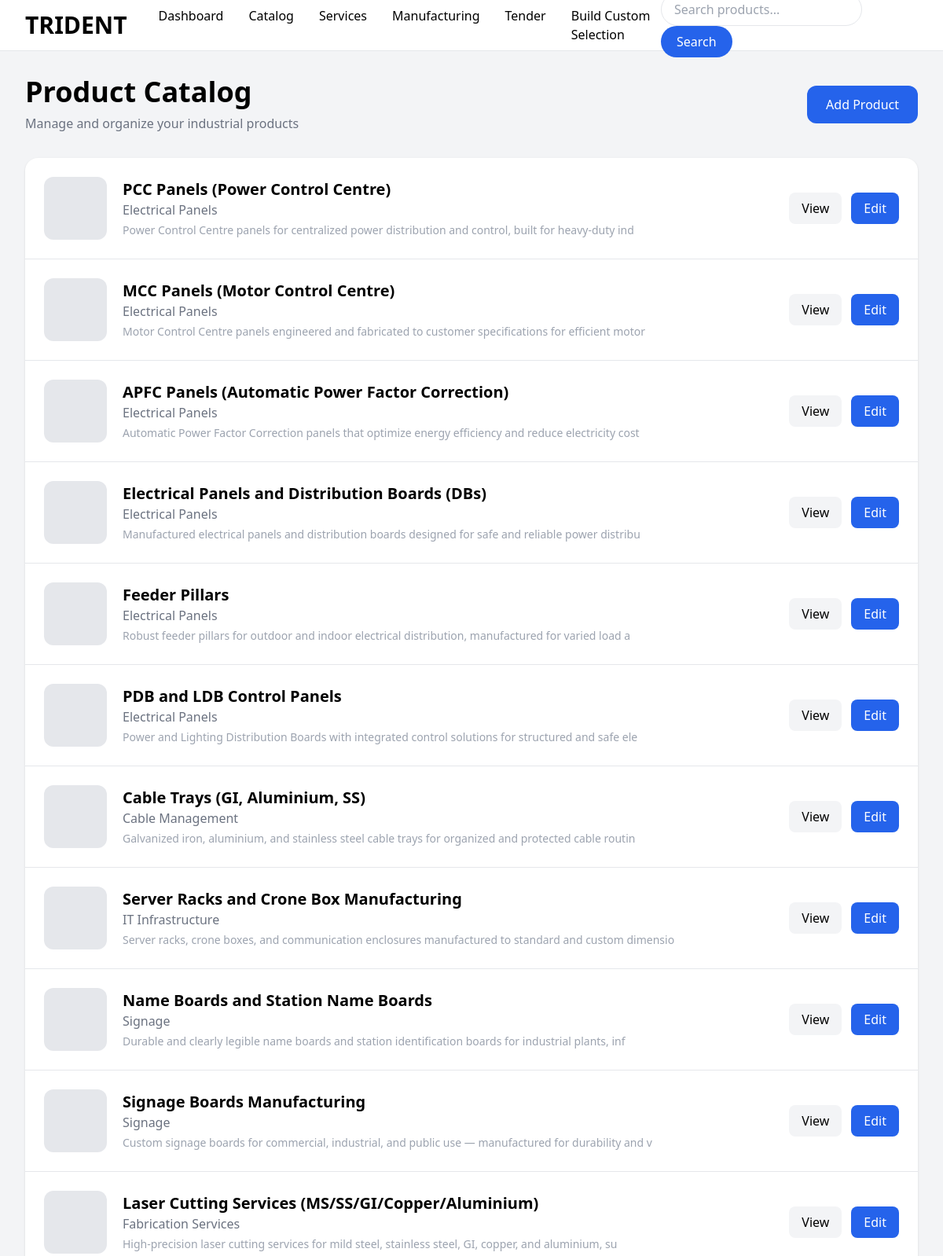
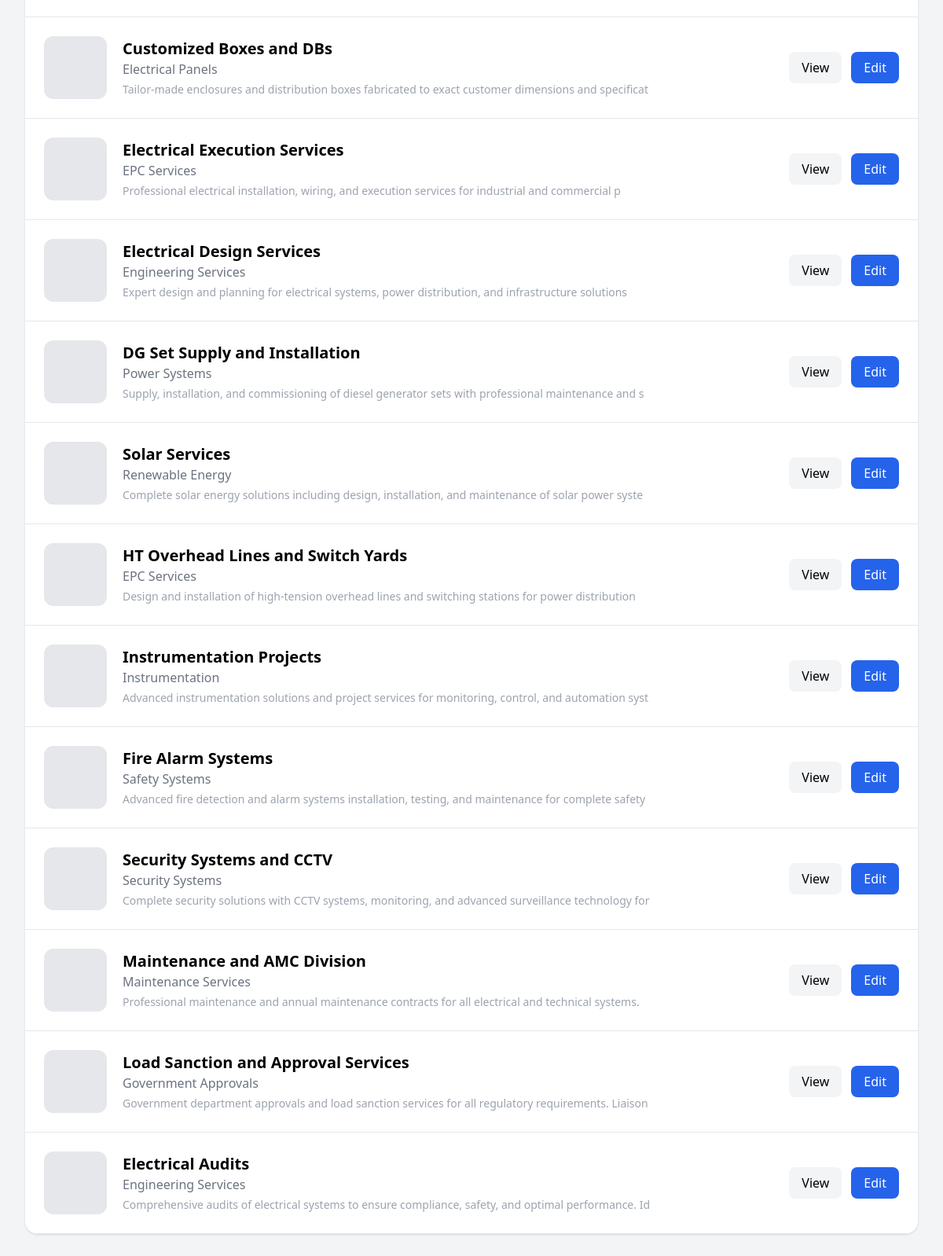
/products, run on an earlier commit of the app's database (2 pictures, top to bottom).
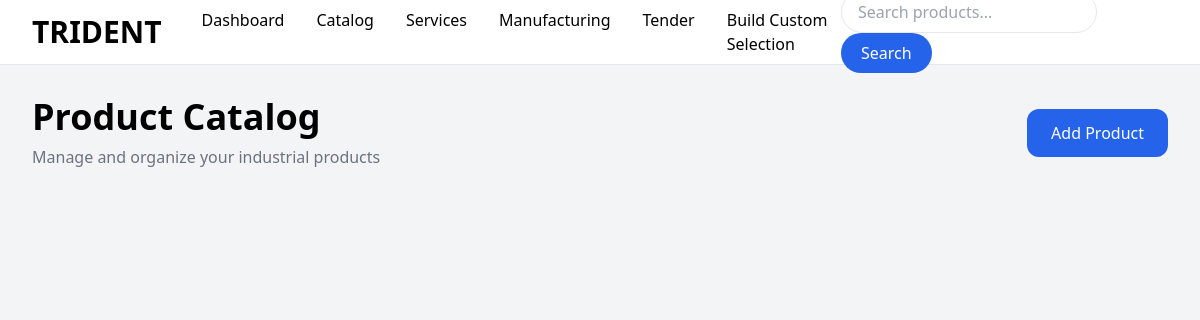
And on a later commit of the database.
### app.py (models this page shows)
class Product(db.Model):
    id = db.Column(db.Integer, primary_key=True)
    name = db.Column(db.String(100), nullable=False)
    category = db.Column(db.String(100))
    description = db.Column(db.Text)
    features = db.Column(db.Text)
    applications = db.Column(db.Text)
    image_path = db.Column(db.String(255))

### app.py (the view)
@app.route("/products")
def products():
    search = request.args.get("search", "")
    print("==========")
    print("SEARCH =", search)
    if search:
        all_products = Product.query.filter(
            or_(
                Product.name.ilike(f"%{search}%"),
                Product.category.ilike(f"%{search}%"),
                Product.description.ilike(f"%{search}%"),
            )
        ).all()
    else:
        all_products = Product.query.all()
    print("RESULTS =", len(all_products))
    print("==========")
    print("SEARCH =", search)
    print("RESULTS =", len(all_products))
    return render_template("products.html", products=all_products, search=search)

### templates/products.html (shortened to what this page needs)
<!DOCTYPE html>
<html lang="en">
<head>
    <script src="https://cdn.tailwindcss.com"></script>
</head>
<body class="bg-gray-100">
    {% include 'navbar.html' %}
    <div class="max-w-7xl mx-auto p-8">
        <div class="flex justify-between items-center mb-8">
            <div>
                <h1 class="text-4xl font-bold">
                    Product Catalog
                </h1>
                <p class="text-gray-500 mt-2">
                    Manage and organize your industrial products
                </p>
            </div>
            <a href="/add-product" class="bg-blue-600 text-white px-6 py-3 rounded-xl">
                Add Product
            </a>
        </div>
        <div class="bg-white rounded-2xl shadow overflow-hidden">
            {% for product in products %}
            <div class="flex justify-between items-center p-6 border-b hover:bg-gray-50">
                <div class="flex items-center gap-5">
                    {% if product.image_path %}
                    <img src="{{ url_for('static', filename='uploads/' + product.image_path) }}"
                        alt="{{ product.name }}" class="w-20 h-20 rounded-xl object-cover">
                    {% else %}
                    <div class="w-20 h-20 bg-gray-200 rounded-xl"></div>
                    {% endif %}
                    <div>
                        <h2 class="text-xl font-semibold">
                            {{ product.name }}
                        </h2>
                        <p class="text-gray-500">
                            {{ product.category }}
                        </p>
                        <p class="text-sm text-gray-400 mt-1">
                            {{ product.description[:100] }}
                        </p>
                    </div>
                </div>
                <div class="flex gap-3">
                    <a href="/product/{{ product.id }}" class="bg-gray-100 px-4 py-2 rounded-lg hover:bg-gray-200">
                        View
                    </a>
                    <a href="/edit-product/{{ product.id }}"
                        class="bg-blue-600 text-white px-4 py-2 rounded-lg hover:bg-blue-700">
                        Edit
                    </a>
                </div>
            </div>
            {% endfor %}
        </div>
    </div>
</body>
</html>

### templates/navbar.html
<nav class="bg-white border-b border-gray-200 sticky top-0 z-50">
    <div class="max-w-7xl mx-auto px-8 h-16 flex items-center justify-between">
        <div class="flex items-center gap-10">
            <a href="/" class="text-3xl font-black">
                TRIDENT
            </a>
            <div class="flex gap-8">
                <a href="/">Dashboard</a>
                <a href="/products">
                    Catalog
                </a>
                <a href="/services">
                    Services
                </a>
                <a href="/manufacturing">
                    Manufacturing
                </a>
                <a href="/tender">
                    Tender
                </a>
                <a href="/build-ppt" style="text-decoration: none;">Build Custom Selection</a>
            </div>
        </div>
        <div class="flex items-center gap-4">
            <form action="/products" method="GET">
                <input type="text" name="search" value="{{ search if search else '' }}" placeholder="Search products..."
                    class="border rounded-full px-4 py-2 w-64">
                <button type="submit" class="bg-blue-600 text-white px-5 py-2 rounded-full">
                    Search
                </button>
            </form>
        </div>
    </div>
</nav>

What changed in the data, as far as the page shows it:
removed Product: name "PCC Panels (Power Control Centre)", category "Electrical Panels", description "Power Control Centre panels for centralized power distribution and control, built for heavy-duty ind"
removed Product: name "MCC Panels (Motor Control Centre)", category "Electrical Panels", description "Motor Control Centre panels engineered and fabricated to customer specifications for efficient motor"
removed Product: name "APFC Panels (Automatic Power Factor Correction)", category "Electrical Panels", description "Automatic Power Factor Correction panels that optimize energy efficiency and reduce electricity cost"
removed Product: name "Electrical Panels and Distribution Boards (DBs)", category "Electrical Panels", description "Manufactured electrical panels and distribution boards designed for safe and reliable power distribu"
removed Product: name "Feeder Pillars", category "Electrical Panels", description "Robust feeder pillars for outdoor and indoor electrical distribution, manufactured for varied load a"
removed Product: name "PDB and LDB Control Panels", category "Electrical Panels", description "Power and Lighting Distribution Boards with integrated control solutions for structured and safe ele"
removed Product: name "Cable Trays (GI, Aluminium, SS)", category "Cable Management", description "Galvanized iron, aluminium, and stainless steel cable trays for organized and protected cable routin"
removed Product: name "Server Racks and Crone Box Manufacturing", category "IT Infrastructure", description "Server racks, crone boxes, and communication enclosures manufactured to standard and custom dimensio"
removed Product: name "Name Boards and Station Name Boards", category "Signage", description "Durable and clearly legible name boards and station identification boards for industrial plants, inf"
removed Product: name "Signage Boards Manufacturing", category "Signage", description "Custom signage boards for commercial, industrial, and public use — manufactured for durability and v"
removed Product: name "Laser Cutting Services (MS/SS/GI/Copper/Aluminium)", category "Fabrication Services", description "High-precision laser cutting services for mild steel, stainless steel, GI, copper, and aluminium, su"
removed Product: name "Customized Boxes and DBs", category "Electrical Panels", description "Tailor-made enclosures and distribution boxes fabricated to exact customer dimensions and specificat"
removed Product: name "Electrical Execution Services", category "EPC Services", description "Professional electrical installation, wiring, and execution services for industrial and commercial p"
removed Product: name "Electrical Design Services", category "Engineering Services", description "Expert design and planning for electrical systems, power distribution, and infrastructure solutions"
removed Product: name "DG Set Supply and Installation", category "Power Systems", description "Supply, installation, and commissioning of diesel generator sets with professional maintenance and s"
removed Product: name "Solar Services", category "Renewable Energy", description "Complete solar energy solutions including design, installation, and maintenance of solar power syste"
removed Product: name "HT Overhead Lines and Switch Yards", category "EPC Services", description "Design and installation of high-tension overhead lines and switching stations for power distribution"
removed Product: name "Instrumentation Projects", category "Instrumentation", description "Advanced instrumentation solutions and project services for monitoring, control, and automation syst"
removed Product: name "Fire Alarm Systems", category "Safety Systems", description "Advanced fire detection and alarm systems installation, testing, and maintenance for complete safety"
removed Product: name "Security Systems and CCTV", category "Security Systems", description "Complete security solutions with CCTV systems, monitoring, and advanced surveillance technology for"
removed Product: name "Maintenance and AMC Division", category "Maintenance Services", description "Professional maintenance and annual maintenance contracts for all electrical and technical systems."
removed Product: name "Load Sanction and Approval Services", category "Government Approvals", description "Government department approvals and load sanction services for all regulatory requirements. Liaison"
removed Product: name "Electrical Audits", category "Engineering Services", description "Comprehensive audits of electrical systems to ensure compliance, safety, and optimal performance. Id"
